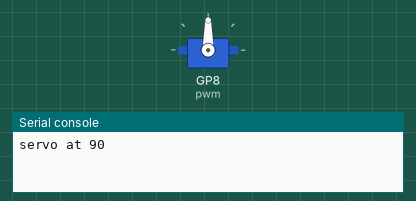
Simulated run of this program. Board: Raspberry Pi Pico running CircuitPython. On the bench: servo, the last lines printed to the serial console.

Above: at 0.05 s.
At 6.0 s:
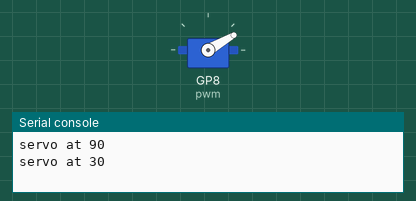
At 12.0 s:
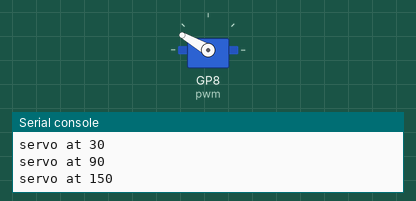
Timing chart, 0 to 15.6 s (numbered marks = the images above):
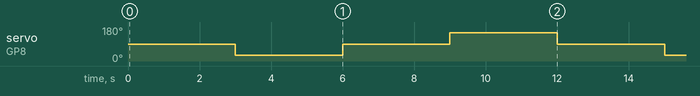

Measured:
- by itself, servo on GP8 (pwm): repeats every 12.0 s: 90° 3.0 s, 150° 3.0 s, 90° 3.0 s, 30° 3.0 s

The program:

servo_check.py
```python
# servo_check.py -- deploy with `uv run deploy.py tool servo_check` (runs as code.py);
# put the rover back with `uv run deploy.py restore` when done. Tuning Step 3.
# Points the scan servo at the rover's own scan range so you can check its aim.
import time
import board
import pwmio
from adafruit_motor import servo

MIN_PULSE = 500    # copy the values from your code.py servo.Servo(...) line
MAX_PULSE = 2500
CHECK_ANGLES = [90, 30, 90, 150]  # only the rover's range -- no need to push to 0 or 180

pwm = pwmio.PWMOut(board.GP8, duty_cycle=0, frequency=50)
scan_servo = servo.Servo(pwm, min_pulse=MIN_PULSE, max_pulse=MAX_PULSE)

while True:
    for angle in CHECK_ANGLES:
        scan_servo.angle = angle
        print("servo at", angle)
        time.sleep(3)
```
